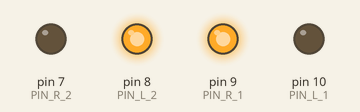
This sketch was run on a simulated Arduino Uno, built with avr-gcc and run on an emulated ATmega328P. Shown: output pins drawn as LEDs (lit = HIGH).

Above: at 0.5 s.
At 1.5 s:
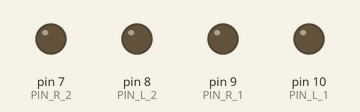
At 5.5 s:
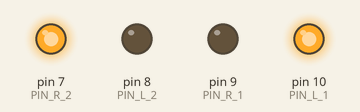
Timing chart, 0 to 6.9 s (numbered marks = the images above):
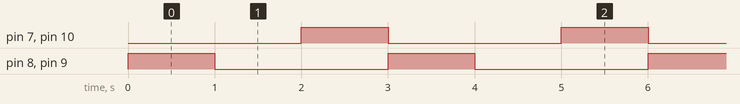

The sketch:

h-bridge.ino
```cpp
#define PIN_L_1 10
#define PIN_L_2 8
#define PIN_R_1 9
#define PIN_R_2 7

bool is_forward = false;

void setup(){
  pinMode(PIN_L_1, OUTPUT);
  pinMode(PIN_L_2, OUTPUT);
  pinMode(PIN_R_1, OUTPUT);
  pinMode(PIN_R_2, OUTPUT);

  digitalWrite(PIN_R_2, HIGH);
  digitalWrite(PIN_L_2, LOW);
  is_forward = true;
}

void move(int value){
if((value > 0)!= is_forward ||value==0){
  digitalWrite(PIN_R_2, (value>0)?HIGH:LOW);
  digitalWrite(PIN_L_2, (value<0)?HIGH:LOW);
  is_forward = value > 0;
}
analogWrite(PIN_R_1,(value<0)?(-value):(0));
analogWrite(PIN_L_1,(value>0)?(value):(0));
}
void loop(){
move(-255);
delay(1000);
move(0);
delay(1000);
move(255);
delay(1000);


}
```

Measured:
- by itself, pin 7 (PIN_R_2), pin 8 (PIN_L_2), pin 9 (PIN_R_1), pin 10 (PIN_L_1): alternates HIGH for 1.0 s and LOW for 2.0 s
- by itself, everything shown: repeats every 3.0 s, in 3 steps
